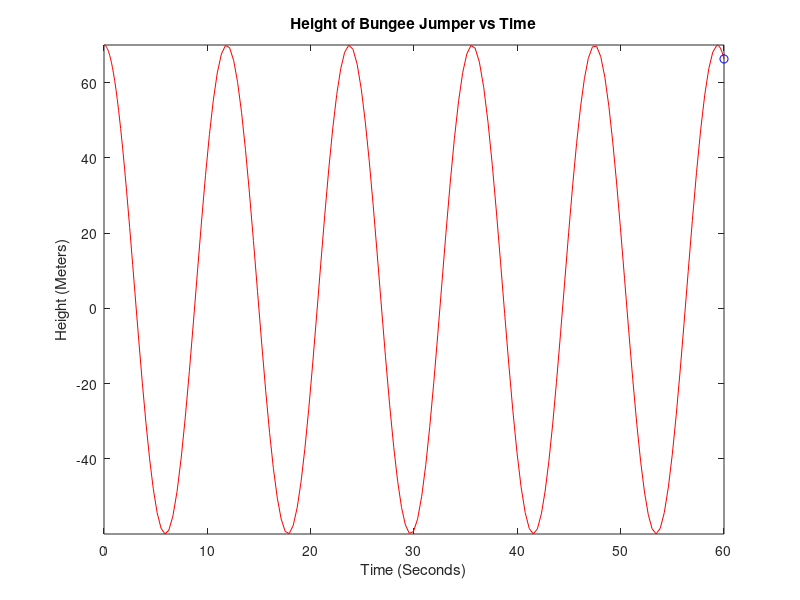

Here is the MATLAB script that generated this plot:
function [ T, R ] = firstPassBungee()
%Ideal Spring, no drag
k = 16.8; %Spring constant of the bungee cord N/m
lo = 30;%Resting length of the cord with no mass on it m
y = 70; %Current height of the jumper m
startH = y; %Starting height of the jumper m
vy = 0; %Current velocity of the jumper m/s
g = 9.8; %Acceleration due to gravity m/s^2
mass1 = 60; %Mass of jumper kg
restingL = lo +((mass1*g)/k); %Resting length of cord with mass on it m

Data = [y, vy];

function res = changingValues(~, Data)
    y = Data(1);
    vy = Data(2);
    dydt = vy;
    dvydt = (-(mass1*g)+ (k *(startH- y - lo)))/mass1;
    res = [dydt; dvydt];
end
[T, R] = ode45(@changingValues, [0 60], Data);

Y = R(:,1);
comet(T,Y);
title('Height of Bungee Jumper vs Time');
xlabel('Time (Seconds)');
ylabel('Height (Meters)');
end
%Constants constant
% 
%
% 
% 
% A = 0; %Cross-sectional area of human lying down (m^2)
% rho = 1.2; %Density of air (kg/m^3)
% g = 9.81; %Gravity acceleration (m/sec^2)
% Cd = 44.4; %Drag coeffiecent of human lying down (unitless)(data from Google Drive)
% h = 91.44; %Height of bridge (m) (Sacramento California)
% 
% 
% 
% 
% L0 = 45
% k = 52.2; %Starting k value for bungee (N/kg)